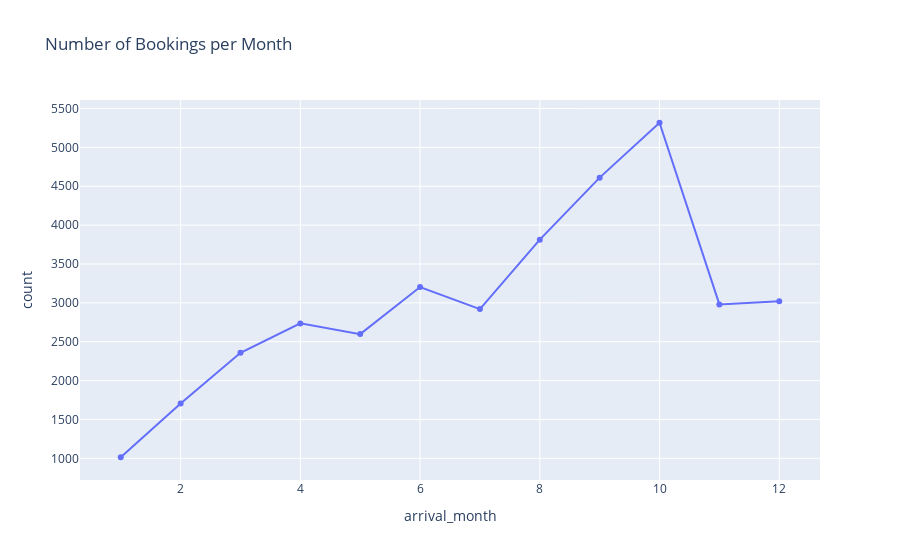

Write notebook code for a chart like this one.
### Markdown cell above
### 10. Comparison of bookings made across the year

### Code cell
bookings_per_month = df.groupby("arrival_month").size().reset_index(name="count")

fig = px.line(bookings_per_month, x="arrival_month", y="count", 
              title="Number of Bookings per Month", markers=True)
fig.show()

### Figure 1 — Plotly figure (JSON) as saved in the notebook; plotly's stock layout.template omitted (floating-point values rounded to 4 significant figures)
{"data": [{"hovertemplate": "arrival_month=%{x}<br>count=%{y}<extra></extra>", "legendgroup": "", "line": {"color": "#636efa", "dash": "solid"}, "marker": {"symbol": "circle"}, "mode": "lines+markers", "name": "", "orientation": "v", "showlegend": false, "type": "scatter", "x": [1, 2, 3, 4, 5, 6, 7, 8, 9, 10, 11, 12], "xaxis": "x", "y": [1014, 1704, 2358, 2736, 2598, 3203, 2920, 3813, 4611, 5317, 2980, 3021], "yaxis": "y"}], "layout": {"legend": {"tracegroupgap": 0}, "title": {"text": "Number of Bookings per Month"}, "xaxis": {"anchor": "y", "domain": [0, 1], "title": {"text": "arrival_month"}}, "yaxis": {"anchor": "x", "domain": [0, 1], "title": {"text": "count"}}}}
